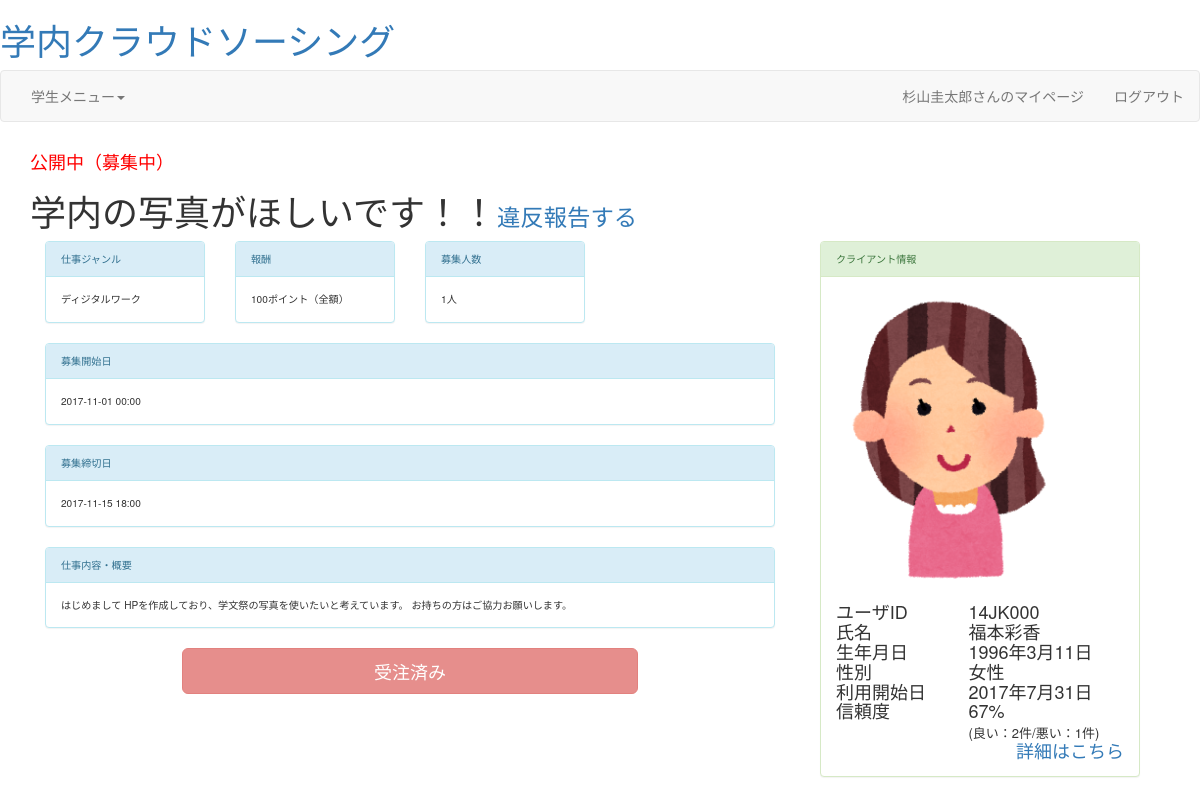
Screenshot of /detail.php?requestid=3 (signed in) with the database file from the repository.
### tables this page shows
CREATE TABLE `tb_request` (
  `requestid` int(11) NOT NULL,
  `rname` varchar(128) NOT NULL,
  `sdate` datetime NOT NULL,
  `edate` datetime NOT NULL,
  `contents` varchar(1000) NOT NULL,
  `point` int(11) NOT NULL,
  `state` int(11) NOT NULL,
  `perficient` int(11) DEFAULT NULL,
  `amethod` int(11) NOT NULL,
  `requserid` varchar(16) NOT NULL,
  `rpoint` int(11) NOT NULL,
  `outsider` varchar(32) DEFAULT NULL,
  `category` int(11) NOT NULL
);

CREATE TABLE `tb_user` (
  `userid` varchar(7) NOT NULL,
  `passwd` varchar(16) NOT NULL,
  `uname` varchar(16) NOT NULL,
  `gender` int(11) NOT NULL,
  `birth` date NOT NULL,
  `email` varchar(32) NOT NULL,
  `dept` varchar(8) NOT NULL,
  `tel` varchar(16) NOT NULL,
  `selfintro` text NOT NULL,
  `rpoint` int(11) DEFAULT NULL,
  `post` int(11) NOT NULL,
  `auth` int(11) NOT NULL DEFAULT '1',
  `evalnum` int(11) NOT NULL,
  `goodnum` int(11) NOT NULL,
  `created_at` date NOT NULL
);

### detail.php (the view, shortened to what this page needs)
<?php
include('page_header.php');
require_once('db_inc.php');
$vars = array_merge($_POST, $_GET);
$where = 'WHERE requestid='.$vars['requestid'];
$sql = 'SELECT * FROM tb_request r LEFT JOIN tb_user u ON r.outsider = u.userid '.$where;
$rs = mysql_query($sql, $conn);
$detail = mysql_fetch_array($rs) ;
$user = isset($_SESSION['userid']) ? $_SESSION['userid'] : NULL;
$reqid=$vars['requestid'];
$userid = $detail['requserid'];
$c = array(0=>'', 1=>'フィジカルワーク', 2=>'ディジタルワーク');
$method=array(1=>'分配', 2=>'全額', 3=>'順位付け配布');
$sdate=substr($detail['sdate'],0,16);
$edate=substr($detail['edate'],0,16);
$now = date('Y-m-d H:i:s');
$date = 0;
if($now<$detail['sdate']){
	$date = 1;
}else if($detail['sdate']<$now && $now<$detail['edate']){
	$date = 2;
}else if($detail['edate']<$now){
	$date = 3;
}
function state($s, $d){
	$date = array(
		-1 => '非公開（違反依頼）',
		0 => '非公開（フィルタリング不合格）',
		1 => '非公開（承認中）',
		3 => '募集終了',
		);
	if($s != 2){
		$str .= $date[$s];
	}else{
		$str = '公開中';
		if($d == 1){
			$str .= '（募集前）';
		}else if($d ==2){
			$str .= '（募集中）';
		}else{
			$str .= '（募集終了）';
		}
	}
	return $str;
}
?>
<div class="container">
	<?php
	echo '<h4><span class="red">'.state($detail['state'], $date).'</span></h4>';
	echo '<h1>'.$detail['rname'].'<small><a href="javascript:;" onclick="OpenWindow(\''.$reqid.'\',\''.$user.'\')">違反報告する</a><small></h1>';
	?>
	<div class="col-xs-8">
		<div class="row">
			<div class="col-xs-3">
				<div class="panel panel-info">
					<div class="panel-heading">仕事ジャンル</div>
					<div class="panel-body">
						<?php
						echo $c[$detail['category']];
						?>
					</div>
				</div>
			</div>
			<div class="col-xs-3">
				<div class="panel panel-info">
					<div class="panel-heading">報酬</div>
					<div class="panel-body">
						<?php
						echo $detail['point'].'ポイント（'.$method[$detail['amethod']].'）';
						?>
					</div>
				</div>
			</div>
			<div class="col-xs-3">
				<div class="panel panel-info">
					<div class="panel-heading">募集人数</div>
					<div class="panel-body">
						<?php
						$perficient = $detail['perficient'];
						echo $perficient.'人';
						?>
					</div>
				</div>
			</div>
			<div class="col-xs-3">
			</div>
		</div>
		<div class="panel panel-info">
			<div class="panel-heading">募集開始日</div>
			<div class="panel-body">
				<?php
				echo $sdate;
				?>
			</div>
		</div>
		<div class="panel panel-info">
			<div class="panel-heading">募集締切日</div>
			<div class="panel-body">
				<?php
				echo $edate;
				?>
			</div>
		</div>
		<div class="panel panel-info">
			<div class="panel-heading">仕事内容・概要</div>
			<div class="panel-body">
				<?php
				echo $detail['contents'];
				?>
			</div>
		</div>
		<?php if($user != $detail['requserid']){
			$sql = "SELECT auth FROM tb_user WHERE userid='".$user."'";
			$rs = mysql_query($sql, $conn);
			$row = mysql_fetch_array($rs) ;
			$auth = $row['auth'];
			if($detail['category']==1){
				$sql = "SELECT * FROM tb_adjustskd ad WHERE requestid=".$vars['requestid']." AND receiverid='".$user."'";
				$rs = mysql_query($sql, $conn);
				if (!$rs) die ('エラー: ' . mysql_error());
				$row = mysql_fetch_array($rs) ;
			}else{
				$sql = "SELECT * FROM tb_receive WHERE requestid=".$vars['requestid']." AND userid='".$user."'";
				$rs = mysql_query($sql, $conn);
				$row = mysql_fetch_array($rs) ;
			}
			if(!$user){
				button($vars['requestid'],'yetlogin','');
			}else if($auth==0){
				button($vars['requestid'],'unauth','');
			}else if($row){
				button($vars['requestid'],'already','');
			}?>
			<?php }?>
		</div>
		<div class="col-xs-4">
		<?php include('user_data.php'); ?>
	<?php include('page_footer.php');?>
	<?php
	function button($reqid,$d,$c){
		if($d=='yetlogin'){
			$disabled='disabled';
			$str='受注するためにはログインが必要です';
			$act='';
		}else if($d=='unauth'){
			$disabled = 'disabled';
			$str = '利用権限がありません。';
			$act = '';
		}else if($d=='already'){
			$disabled='disabled';
			$str='受注済み';
			$act='';
		}else if($d == 'notstart'){
			$disabled = 'disabled';
			$str = '募集開始前です';
			$act = '';
		}else if($d == 'ended'){
			$disabled = 'disabled';
			$str = '募集を締め切りました';
			$act = '';
		}
		echo'<div class="col-sm-offset-2 col-sm-8">
		<a href="'.$act.'?requestid='.$reqid.'&category='.$c.'">
			<button type="submit" class="btn btn-danger btn-lg btn-block" '.$disabled.'>'.$str.'</button>
		</a>
	</div>';
}?>

### user_data.php (shortened to what this page needs)
<?php
require_once('db_inc.php');
?>
<div class="container-fluid">
<div class="panel panel-success">
	<div class="panel-heading">クライアント情報</div>
	<div class="panel-body">
	<div class="row">
			<img src="./img/intro.png" width="200" height="200">
</div>
	<?php
	$sql = "SELECT *, if(gender=1,'男性','女性') as gender FROM tb_user WHERE userid='".$userid."'";
	$rs = mysql_query($sql, $conn);
	$row = mysql_fetch_array($rs) ;
	?>
	<div class="row">
	<h4>
	<div class="col-sm-5">ユーザID</div>
	<div class="col-sm-7"><?php echo $row['userid'];?></div>
	<div class="col-sm-5">氏名</div>
	<div class="col-sm-7"><?php echo $row['uname'];?></div>
	<div class="col-sm-5">生年月日</div>
	<div class="col-sm-7">
	<?php
		echo date('Y年n月j日', strtotime($row['birth']));
	?>
	</div>
	<div class="col-sm-5">性別</div>
	<div class="col-sm-7"><?php echo $row['gender'];?></div>
	<div class="col-sm-5">利用開始日</div>
	<div class="col-sm-7"><?php echo date('Y年n月j日', strtotime($row['created_at']));?></div>
	<div class="col-sm-5">信頼度</div>
	<div class="col-sm-7">
	<?php
		if($row['evalnum']!=0){
			$good = $row['goodnum'];
			$bad = $row['evalnum']-$row['goodnum'];
			$p =  round(100*$row['goodnum']/$row['evalnum']);
			echo $p.'%';
			echo '<br><span style="font-size: small">(良い：'.$good.'件/悪い：'.$bad.'件)</span>';
		}else{
			echo 'データなし';
		}
	?>
	</div>
	<div class="col-lg-12" align="right"><a href="mypage.php?userid=<?php echo $userid; ?>">詳細はこちら</a></div>
	</h4>
	</div>
	</div>
</div>
</div>

### css/style.css (style rules this page uses)
img { max-width: 300px; max-height: 300px; min-width: 250px; min-height: 250px; width: auto; height: auto; }
.red { color: red; }

### rows the page displays
tb_request: state($detail['state'], $date) "公開中（募集中）", rname "学内の写真がほしいです！！", category "ディジタルワーク", point "100", amethod "全額", perficient "1", sdate "2017-11-01 00:00", edate "2017-11-15 18:00", contents "はじめまして HPを作成しており、学文祭の写真を使いたいと考えています。 お持ちの方はご協力お願いします。"
tb_user: userid "14JK000", uname "福本彩香", birth "1996年3月11日", created_at "2017年7月31日", p "67", goodnum "2", bad "1"

### other values shown
$s[$i] "学生"
$_SESSION['uname'] "杉山圭太郎"
$label "ログアウト"
$str "受注済み"
$row['gender'] "女性"
